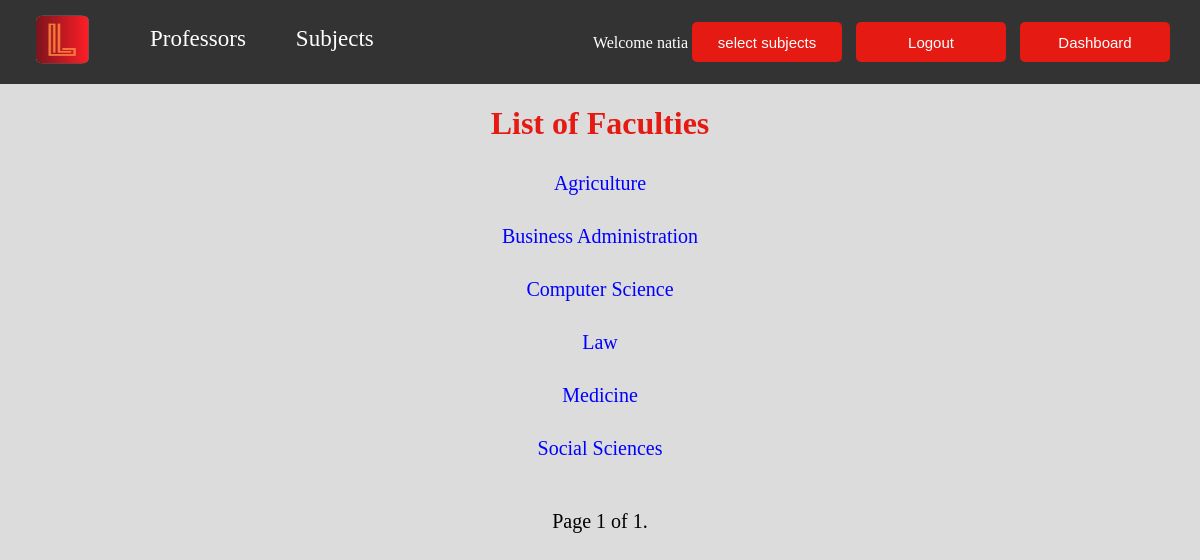
The app's page / (signed in) with its own data.
### mainapp/models/faculty.py (models this page shows, shortened)
class Faculty(models.Model):
    subjects = models.ManyToManyField(
        to="mainapp.Subject",
        related_name='faculty',
        verbose_name=_("Subjects"))
    name = models.CharField(max_length=100, verbose_name=_("Name"))
    class Meta:
        verbose_name = _("Faculty")
        verbose_name_plural = _("Faculties")

### mainapp/views/faculty.py (the view)
# urls.py: path('', get_faculties, name='faculties'),
def get_faculties(request):
    faculties = Faculty.objects.all().order_by('name')
    paginator = Paginator(faculties, 6)
    page = request.GET.get('page')
    page_obj = paginator.get_page(page)
    return render(request, 'mainapp/main_page.html', {'faculties': page_obj})

### mainapp/templates/mainapp/main_page.html (shortened to what this page needs)
{% load static %}
<!DOCTYPE html>
<html lang="en">
<head>
    <link rel="stylesheet" type="text/css" href="{% static 'mainapp/css/list_pages.css' %}">
</head>
<body>
{% include 'includes/header.html' %}
    <h1>List of Faculties</h1>
    <ul>
        {% for faculty in faculties %}
            <li><a href="/faculty/{{ faculty.id }}">{{ faculty.name }}</a> </li>
        {% endfor %}
    </ul>
    <div class="paginator-container">
        <span class="paginator-text">Page {{ faculties.number }} of {{ faculties.paginator.num_pages }}.</span>
    </div>
</body>
</html>

### mainapp/templates/includes/header.html (shortened to what this page needs)
{% load static %}
<link rel="stylesheet" type="text/css" href="{% static 'mainapp/css/header.css' %}">
<header class="header">
    <nav>
        <a href="http://127.0.0.1:8000/"><img class="logo" src="{% static 'img/logo.png' %}" alt="Logo"></a>
        <a class="text-navs" href="/lecturers/">Professors</a>
        <a class="text-navs" href="/subjects/">Subjects</a>
    </nav>
    {% if user.is_authenticated %}
    <div class="user_panel">
        {% if user.first_name %}
            Welcome {{ user.first_name }} {{ user.last_name }}
        {% else %}
            Welcome {{ user.username }}
        {% endif %}
            <a href="{% url 'users:subject_selection' %}">
                <button class="dashboard_button">
                    select subjects
                </button>
            </a>
            <a href="{% url 'users:logout' %}">
                <button class="logout_button">
                    Logout
                </button>
            </a>
            <a href="{% url 'users:dashboard' %}">
                <button class="dashboard_button">
                    Dashboard
                </button>
            </a>
    </div>
    {% endif %}
</header>

### static/mainapp/css/list_pages.css (style rules this page uses)
body { background-color: rgb(220, 220, 220); margin: 0; padding: 0; text-align: center; }
ul { list-style-type: none; padding: 0; }
h1 { color: #e41a13; }
li { font-size: 20px; margin-top: 30px; }
a { all:unset; cursor: pointer; color: blue; }
.paginator-container { font-size: 20px; margin-top: 50px; }

### static/mainapp/css/header.css (style rules this page uses)
body { margin: 0; padding: 0; }
.header { display: flex; justify-content: space-between; align-items: center; padding: 10px 20px; background-color: #333; color: white; }
.logo { width: 80px; height: 60px; cursor: pointer; }
nav { display: flex; gap: 50px; }
.text-navs { all:unset; margin-top: 16px; font-size: 23px; cursor: pointer; }
.login, .logout_button, .dashboard_button { margin-right: 10px; width: 150px; height: 40px; background-color: #e41a13; color: white; border: none; padding: 10px 20px; border-radius: 5px; font-size: 15px; cursor: pointer; text-align: center; }

### records on screen
Faculty: name "Agriculture"
Faculty: name "Business Administration"
Faculty: name "Computer Science"
Faculty: name "Law"
Faculty: name "Medicine"
Faculty: name "Social Sciences"

### other values on screen
{{ user.username }} "natia"
{{ faculties.number }} "1"
{{ faculties.paginator.num_pages }} "1"
